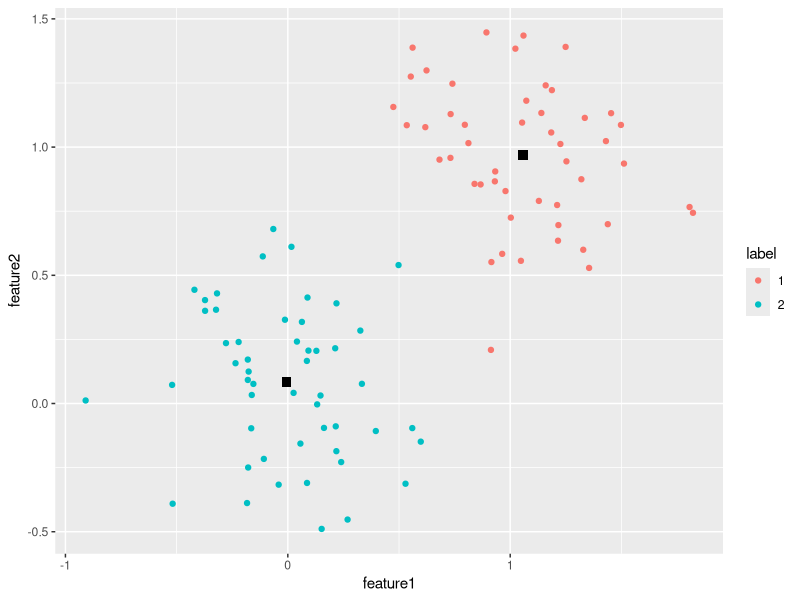

Write R code to recreate this figure.
## ---- chunk 1
knitr::opts_chunk$set(echo = TRUE, cache=TRUE)
## ---- chunk 2
x <- rbind(matrix(rnorm(100, sd=0.3), ncol=2), 
           matrix(rnorm(100, mean=1, sd=0.3), ncol=2))

colnames(x) <- c("feature1", "feature2")
cl <- kmeans(x, 2)

library(ggplot2)
x_center <- as.data.frame(cbind(1:nrow(cl$centers), cl$centers))
colnames(x_center) <- c("cluster_id", "feature1", "feature2")
x_center$cluster_id <- as.factor(x_center$cluster_id)
x_label <- data.frame(cbind(x, cl$cluster))
colnames(x_label) <- c(colnames(x), "label")
x_label$label <- as.factor(x_label$label)
p <- ggplot() + 
  geom_point(data=x_label, aes(x=feature1, y=feature2, color=label)) +
  geom_point(data=x_center, aes(x=feature1, y=feature2), shape=15, color="black", size=I(3))
print(p)                    
